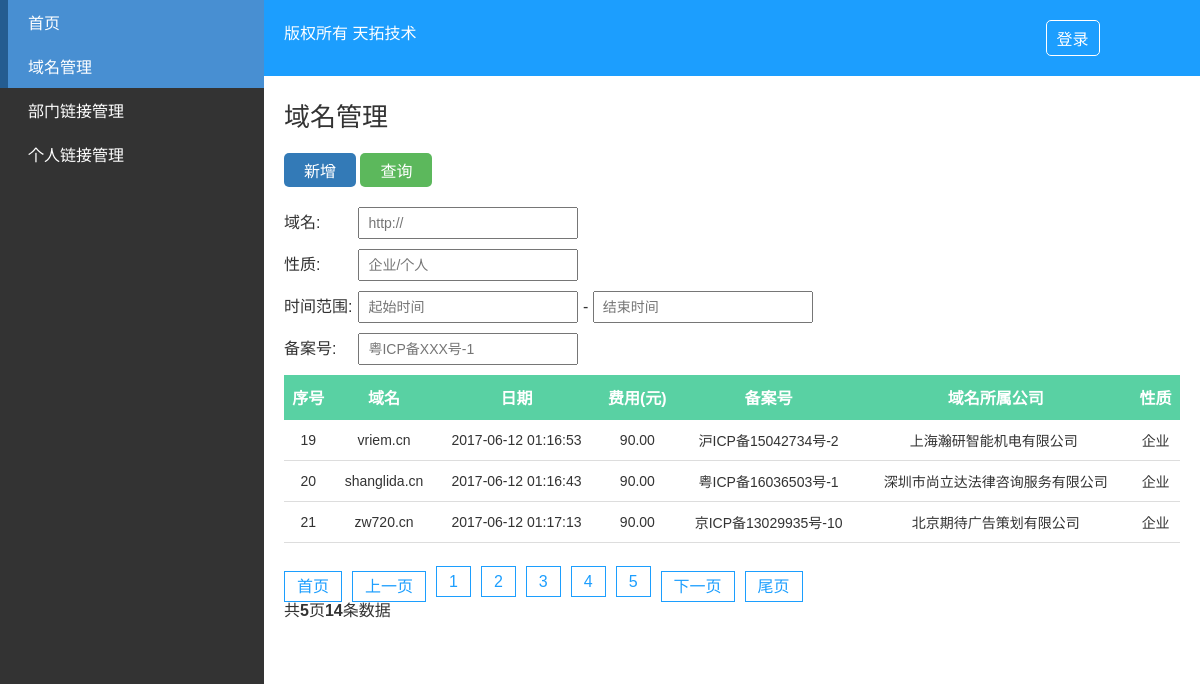
Screenshot of /domain.php?page=4 with the database file from the repository.
### tables this page shows
CREATE TABLE `domain` (
  `id` int(11) unsigned NOT NULL AUTO_INCREMENT,
  `domain` varchar(32) NOT NULL COMMENT '域名',
  `time` varchar(32) DEFAULT NULL COMMENT '时间',
  `money` float(8,2) DEFAULT '0.00' COMMENT '费用',
  `record_number` varchar(64) DEFAULT NULL COMMENT '备案号',
  `company` varchar(128) DEFAULT NULL COMMENT '公司',
  `nature` varchar(32) DEFAULT NULL COMMENT '性质',
  `status` tinyint(1) NOT NULL DEFAULT '1' COMMENT '是否显示',
  PRIMARY KEY (`id`)
);

### library/PDO_class.php (called while the page is built, shortened)
<?php
require_once COMMON_PATH . "common.php";
class server
{
	private $server;
	public function __construct($config = array())
	{
		if(empty($config)) {
			$config = [
				'host'     => DB_HOST,
				'dbname'   => DB_NAME,
				'username' => DB_USER,
				'password' => DB_PSW,
			];
		}
		$this->server = new PDO("mysql:host=$config[host];dbname=$config[dbname];charset=utf8", $config['username'], $config['password']);
		$this->server->query("set names utf8");
	}
	function select($table, $where = '', $join = '', $desc = '', $limit = '', $search_felid = '')
	{
		$ifwhere    = '';
		$order      = '';
		$desc_limit = '';
		if (! empty($limit)) {
			$desc_limit = "limit {$limit}";
		}
		if(empty($search_felid)) $search_felid = '*';
		$Model = $this->server->prepare("SELECT {$search_felid} FROM {$table} {$join} {$ifwhere} {$order} {$desc_limit}");
		$Model->execute();
		return $Model->fetchAll(2);
	}
	public function total($table, $where='') {
		try {
			$ifwhere    = '';
			$result = $this->server->query("SELECT COUNT(*) AS total FROM {$table} {$ifwhere}");
			if($result) {
				foreach ($result as $v) {
		    		$total = $v['total'];
		  		}
			}
	  		return $total ? (int)$total : 0;
  		} catch (PDOException $e) {
	      exit($e->getMessage());
	    }
	}
}
?>

### common/common.php (called while the page is built, shortened)
<?php
	function get_search_url() {
		$url_get = '';
		foreach ($_GET as $key => $value) {
			if($key == 'page') continue;
			$url_get .= '&'. $key . '=' . $value;
		}
		return $url_get;
	}

### domain.php (the view, shortened to what this page needs)
<?php
require_once CLASS_PATH  . "PDO_class.php";
require_once COMMON_PATH . "common.php";
require_once CLASS_PATH  . 'page_class.php';
$pdo = new server();
$where = '';
if ($_GET) {
	$where = $where ? rtrim($where, ' AND') : '';
}
$count    = $pdo->total('domain', $where);
$now_page = intval($_GET['page']) ? intval($_GET['page']) : 1;
$offset   = PAGE_NUM * ($now_page - 1);
$arrData =  $pdo->select('domain', $where, '', '', "$offset," . PAGE_NUM);
?>
<!DOCTYPE html>
<html lang="en">
<head>
	<link rel="stylesheet" type="text/css" href="css/font/iconfont.css">
	<link rel="stylesheet" type="text/css" href="css/main.css">
</head>
<body>
	<div class="container clear">
		<?php require ('sidebar.php');?>
		<div class="container-right">
			<?php require ('header.php');?>
			<div class="main">
				<h2>域名管理</h2>
				<div class="operate">
					<a href="#" class="btn add">新增</a>
					<a href="javascript:document.search.submit()" class="btn search">查询</a>
				</div>
				<form action="#" class="searchForm" method="GET" name="search">
					<div class="entry">
						<label>域名:</label>
						<input type="text" name="domain" placeholder="http://">
					</div>
					<div class="entry">
						<label>性质:</label>
						<input type="text" name="nature" placeholder="企业/个人">
					</div>
					<div class="entry">
						<label>时间范围:</label>
						<input type="text" name="start_time" placeholder="起始时间"  onClick="WdatePicker()"> -
						<input name="end_time" placeholder="结束时间"  type="text" onClick="WdatePicker()">
					</div>
					<div class="entry">
						<label>备案号:</label>
						<input type="text" name="record_number" placeholder="粤ICP备XXX号-1">
					</div>
				</form>
				<div class="table">
					<table>
						<thead>
							<tr>
								<th>序号</th>
								<th>域名</th>
								<th>日期</th>
								<th>费用(元)</th>
								<th>备案号</th>
								<th>域名所属公司</th>
								<th>性质</th>
							</tr>
						</thead>
						<tbody>
							<?php if($arrData || $arrData[0]) { foreach ($arrData as $key => $value){ ?>
								<tr>
									<td><?php echo $value['id'] ?></td>
									<td><?php echo $value['domain'] ?></td>
									<td><?php echo date('Y-m-d H:i:s', $value['time']) ?></td>
									<td><?php echo $value['money'] ?></td>
									<td><?php echo $value['record_number'] ?></td>
									<td><?php echo $value['company'] ?></td>
									<td><?php echo $value['nature'] ?></td>
								</tr>
							<?php } } ?>
						</tbody>
					</table>
					<div class="paginate">
						<ul class="clear">
						<?php if ($count > PAGE_NUM){
							$objPage  = new page($count, PAGE_NUM, $now_page, '?page={page}' . get_search_url());
							echo $objPage->myde_write();
							}  ?>
						</ul>
					</div>
				</div>
			</div>
		</div>
	</div>
</body>
</html>

### css/main.css (style rules this page uses)
* { padding: 0; margin: 0; }
body { font-family: '微软雅黑', Arial, 'sans-serif' }
a:hover, a:link, a:visited, a:active { text-decoration: none; color: #fff; }
h2 { font-size: 26px; font-weight: lighter; padding-bottom: 20px; }
input { height: 28px; font-family: '微软雅黑', Arial, 'sans-serif'; font-size: 14px; line-height: 28px; padding: 0 8px; min-width: 200px; }
.clear { content: ''; display: table; clear: both; }
.btn { display: inline-block; padding: 5px 10px; background: #1c9efe; color: #fff; border-radius: 5px; transition: all .5s; -webkit-transition: all .5s; -o-transition: all .5s; }
.btn.add { background: #337ab7; }
.btn.search { background: #5cb85c; }
.container { width: 100%; }
.container-right { position: relative; float: right; width: 78%; background: #fff; color: #333; }
.main { padding: 20px; }
table { width: 100%; border-collapse: collapse; }
table thead { background: #59d1a3; color: #fff; }
table tbody tr { transition: all .5s; -webkit-transition: all .5s; -o-transition: all .5s; }
table td, table th { padding: 10px 5px; text-align: center; }
table td { border-bottom: 1px solid #ddd; font-size: 14px; word-wrap:break-word; }
table th { border-bottom: 1px solid #59d1a3; }
.operate { padding-bottom: 20px; }
.operate a { display: inline-block; padding: 5px 20px; }
form .entry { padding-bottom: 10px; }
form .entry label { display: inline-block; min-width: 70px; }
.paginate { margin: 30px 0 15px; }

### rows the page displays
domain: id "19", domain "vriem.cn", time "2017-06-12 01:16:53", money "90.00", record_number "沪ICP备15042734号-2", company "上海瀚研智能机电有限公司", nature "企业"
domain: id "20", domain "shanglida.cn", time "2017-06-12 01:16:43", money "90.00", record_number "粤ICP备16036503号-1", company "深圳市尚立达法律咨询服务有限公司", nature "企业"
domain: id "21", domain "zw720.cn", time "2017-06-12 01:17:13", money "90.00", record_number "京ICP备13029935号-10", company "北京期待广告策划有限公司", nature "企业"

### other values shown
$this->myde_page_count "5"
$this->myde_total "14"
